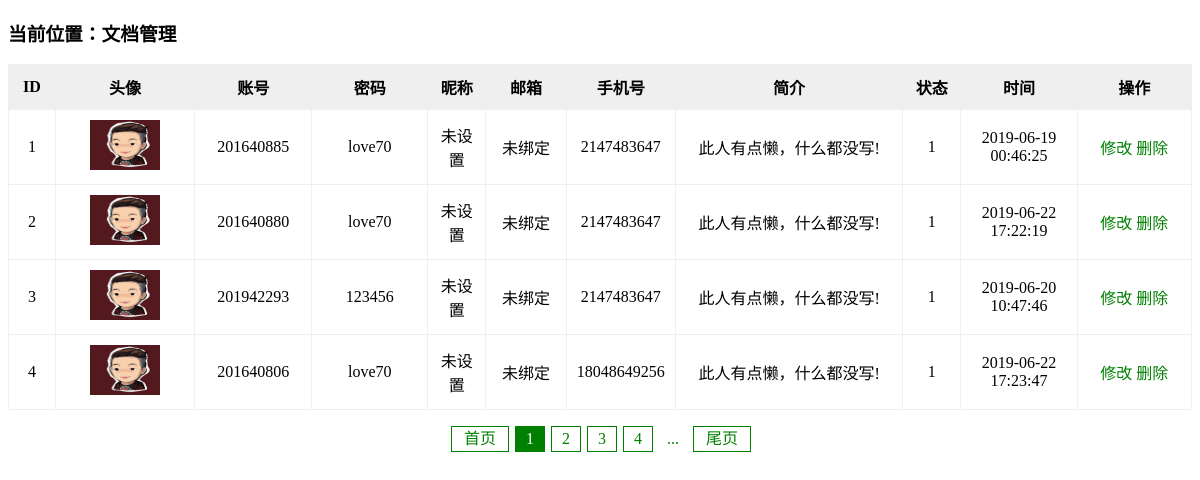
The page /phpDemo/page/admin/userMan.php on the database its author committed.
### tables this page shows
CREATE TABLE `user` (
  `ID` int(11) NOT NULL AUTO_INCREMENT,
  `USERID` varchar(50) NOT NULL,
  `USERPSD` varchar(50) NOT NULL,
  `USEREMAIL` varchar(50) NOT NULL DEFAULT '未绑定',
  `USERPHONE` varchar(100) NOT NULL,
  `ISDEL` int(5) DEFAULT '1',
  `USERSYNOPSIS` varchar(200) DEFAULT '此人有点懒，什么都没写!',
  `CREATETIME` timestamp NOT NULL DEFAULT CURRENT_TIMESTAMP ON UPDATE CURRENT_TIMESTAMP,
  `USERNAME` varchar(28) DEFAULT '未设置',
  PRIMARY KEY (`ID`)
);

### phpDemo/page/admin/userMan.php (the view, shortened to what this page needs)
<!DOCTYPE html>
<html lang="en">
<head>
</head>
<body>
<h3>当前位置：文档管理</h3>
<table class="table table-hover text-center">
<table class="table table-hover text-center">
        <tbody><tr>
            <th width="4%">ID</th>
            <th width="12%">头像</th>
            <th width="10%">账号</th>
            <th width="10%">密码</th>
            <th width="5%">昵称</th>
            <th width="7%">邮箱</th>
            <th width="7%">手机号</th>
            <th width="20%">简介</th>
            <th width="5%">状态</th>
            <th width="10%">时间</th>
            <th width="10%">操作</th>
        </tr>
        <?php
            $servername = "localhost";
            $username = "root";
            $password = "201314";
            $dbname = "book_shop";
            $conn = new mysqli($servername, $username, $password, $dbname);
            $sql = "SELECT * FROM user";
            $result = $conn->query($sql);
            $Num=$result->num_rows;
            for($i=1; $i<$Num+1; $i++){
                $row =$result->fetch_assoc();
                $uId=$row['USERID'];
                $uName = $row["USERNAME"];
                $uPsd =  $row["USERPSD"];
                $email=$row['USEREMAIL'];
                $syn=$row['USERSYNOPSIS'];
                $phone = $row["USERPHONE"];
                $isDel=$row['ISDEL'];
                $cTime=$row['CREATETIME'];
                $jpg="http://localhost:8080/phpDemo/img/defualt.jpg";
                echo "<tr>
                <td>{$i}</td>
                <td width='10%'><img src='{$jpg}' width='70' height='50'></td>
                <td>{$uId}</td>
                <td>{$uPsd}</td>
                <td>{$uName}</td>
                <td>{$email}</td>
                <td>{$phone}</td>
                <td style='overflow: scroll;height:50px;'>{$syn}</td>
                <td>{$isDel}</td>
                <td>{$cTime}</td>
                <td><div><a href=''>修改</a> <a href=''>删除</a> </div></td>
              </tr>";
            }
        ?>
    </tbody></table>
<p>
    <a href="">首页</a>
    <a href="" class="active">1</a>
    <a href="">2</a>
    <a href="">3</a>
    <a href="">4</a>
    <a href="" class="more">...</a>
    <a href="">尾页</a>
</p>
</body>
</html>

### phpDemo/page/admin/userMan.php (style rules this page uses)
table, th, td { border: solid 1px #efefef; }
table { width: 100%; margin: auto; border-collapse: collapse; text-align: center; border-radius: 6px; }
td,th { padding: 10px; }
a { text-decoration-line: none; color: green; }
tr:first-child { background-color: #efefef; border-radius: 4px 4px 0 0; border-bottom: solid 1px #ddd; }
p { text-align: center; }
p a:first-child { width: 56px; }
p a:last-child { width: 56px; }
p a { display: inline-block; width: 28px; height: 24px; border: 1px solid green; margin-left:2px; line-height: 24px; }
.active { background-color: green; color: white; }
.more { border: none; }

### rows shown on the page
user: USERID "201640885", USERPSD "love70", USERNAME "未设置", USEREMAIL "未绑定", USERPHONE "2147483647", USERSYNOPSIS "此人有点懒，什么都没写!", ISDEL "1", CREATETIME "2019-06-19 00:46:25"
user: USERID "201640880", USERPSD "love70", USERNAME "未设置", USEREMAIL "未绑定", USERPHONE "2147483647", USERSYNOPSIS "此人有点懒，什么都没写!", ISDEL "1", CREATETIME "2019-06-22 17:22:19"
user: USERID "201942293", USERPSD "123456", USERNAME "未设置", USEREMAIL "未绑定", USERPHONE "2147483647", USERSYNOPSIS "此人有点懒，什么都没写!", ISDEL "1", CREATETIME "2019-06-20 10:47:46"
user: USERID "201640806", USERPSD "love70", USERNAME "未设置", USEREMAIL "未绑定", USERPHONE "18048649256", USERSYNOPSIS "此人有点懒，什么都没写!", ISDEL "1", CREATETIME "2019-06-22 17:23:47"
